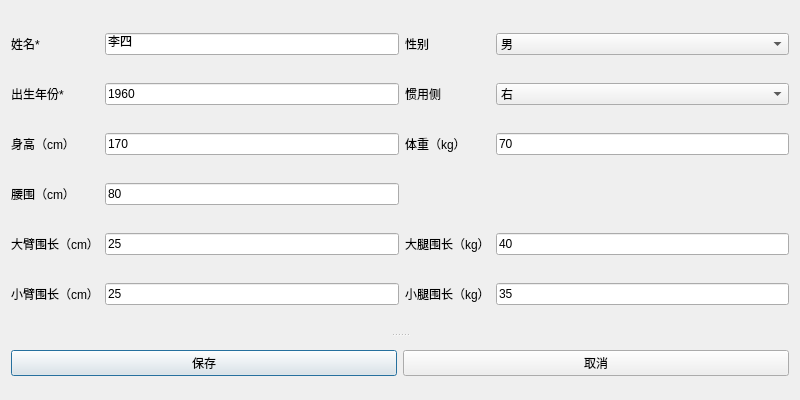
<?xml version="1.0" encoding="UTF-8"?>
<ui version="4.0">
 <class>Dialog</class>
 <widget class="QDialog" name="Dialog">
  <property name="geometry">
   <rect>
    <x>0</x>
    <y>0</y>
    <width>800</width>
    <height>400</height>
   </rect>
  </property>
  <property name="sizePolicy">
   <sizepolicy hsizetype="Fixed" vsizetype="Fixed">
    <horstretch>0</horstretch>
    <verstretch>0</verstretch>
   </sizepolicy>
  </property>
  <property name="minimumSize">
   <size>
    <width>800</width>
    <height>400</height>
   </size>
  </property>
  <property name="maximumSize">
   <size>
    <width>800</width>
    <height>400</height>
   </size>
  </property>
  <property name="windowTitle">
   <string>Dialog</string>
  </property>
  <layout class="QGridLayout" name="gridLayout_2">
   <item row="0" column="0">
    <widget class="QSplitter" name="splitter">
     <property name="sizePolicy">
      <sizepolicy hsizetype="Expanding" vsizetype="Expanding">
       <horstretch>0</horstretch>
       <verstretch>0</verstretch>
      </sizepolicy>
     </property>
     <property name="orientation">
      <enum>Qt::Vertical</enum>
     </property>
     <widget class="QWidget" name="layoutWidget">
      <layout class="QGridLayout" name="gridLayout">
       <item row="1" column="1">
        <widget class="QLineEdit" name="le_year_of_birth">
         <property name="text">
          <string>1960</string>
         </property>
        </widget>
       </item>
       <item row="5" column="2">
        <widget class="QLabel" name="label_13">
         <property name="text">
          <string>小腿围长（kg）</string>
         </property>
        </widget>
       </item>
       <item row="0" column="0">
        <widget class="QLabel" name="label_2">
         <property name="text">
          <string>姓名*</string>
         </property>
        </widget>
       </item>
       <item row="3" column="1">
        <widget class="QLineEdit" name="le_waistline">
         <property name="text">
          <string>80</string>
         </property>
        </widget>
       </item>
       <item row="5" column="3">
        <widget class="QLineEdit" name="le_shank">
         <property name="text">
          <string>35</string>
         </property>
        </widget>
       </item>
       <item row="4" column="3">
        <widget class="QLineEdit" name="le_thigh">
         <property name="text">
          <string>40</string>
         </property>
        </widget>
       </item>
       <item row="2" column="3">
        <widget class="QLineEdit" name="le_weight">
         <property name="text">
          <string>70</string>
         </property>
        </widget>
       </item>
       <item row="1" column="3">
        <widget class="QComboBox" name="cb_handedness">
         <property name="editable">
          <bool>false</bool>
         </property>
         <item>
          <property name="text">
           <string>右</string>
          </property>
         </item>
         <item>
          <property name="text">
           <string>左</string>
          </property>
         </item>
        </widget>
       </item>
       <item row="4" column="1">
        <widget class="QLineEdit" name="le_upperarm">
         <property name="text">
          <string>25</string>
         </property>
        </widget>
       </item>
       <item row="1" column="2">
        <widget class="QLabel" name="label_7">
         <property name="text">
          <string>惯用侧</string>
         </property>
        </widget>
       </item>
       <item row="4" column="2">
        <widget class="QLabel" name="label_11">
         <property name="text">
          <string>大腿围长（kg）</string>
         </property>
        </widget>
       </item>
       <item row="0" column="3">
        <widget class="QComboBox" name="cb_gender">
         <property name="editable">
          <bool>false</bool>
         </property>
         <item>
          <property name="text">
           <string>男</string>
          </property>
         </item>
         <item>
          <property name="text">
           <string>女</string>
          </property>
         </item>
        </widget>
       </item>
       <item row="0" column="2">
        <widget class="QLabel" name="label_3">
         <property name="text">
          <string>性别</string>
         </property>
        </widget>
       </item>
       <item row="1" column="0">
        <widget class="QLabel" name="label_4">
         <property name="text">
          <string>出生年份*</string>
         </property>
        </widget>
       </item>
       <item row="3" column="0">
        <widget class="QLabel" name="label_8">
         <property name="text">
          <string>腰围（cm）</string>
         </property>
        </widget>
       </item>
       <item row="0" column="1">
        <widget class="QLineEdit" name="le_name">
         <property name="text">
          <string>李四</string>
         </property>
        </widget>
       </item>
       <item row="5" column="1">
        <widget class="QLineEdit" name="le_forearm">
         <property name="text">
          <string>25</string>
         </property>
        </widget>
       </item>
       <item row="4" column="0">
        <widget class="QLabel" name="label_10">
         <property name="text">
          <string>大臂围长（cm）</string>
         </property>
        </widget>
       </item>
       <item row="5" column="0">
        <widget class="QLabel" name="label_12">
         <property name="text">
          <string>小臂围长（cm）</string>
         </property>
        </widget>
       </item>
       <item row="2" column="2">
        <widget class="QLabel" name="label_6">
         <property name="text">
          <string>体重（kg）</string>
         </property>
        </widget>
       </item>
       <item row="2" column="0">
        <widget class="QLabel" name="label_5">
         <property name="text">
          <string>身高（cm）</string>
         </property>
        </widget>
       </item>
       <item row="2" column="1">
        <widget class="QLineEdit" name="le_height">
         <property name="text">
          <string>170</string>
         </property>
        </widget>
       </item>
      </layout>
     </widget>
     <widget class="QWidget" name="layoutWidget_2">
      <layout class="QHBoxLayout" name="horizontalLayout">
       <item>
        <widget class="QPushButton" name="save_btn">
         <property name="text">
          <string>保存</string>
         </property>
        </widget>
       </item>
       <item>
        <widget class="QPushButton" name="cancel_btn">
         <property name="enabled">
          <bool>true</bool>
         </property>
         <property name="sizePolicy">
          <sizepolicy hsizetype="Fixed" vsizetype="Fixed">
           <horstretch>0</horstretch>
           <verstretch>0</verstretch>
          </sizepolicy>
         </property>
         <property name="maximumSize">
          <size>
           <width>800</width>
           <height>16777215</height>
          </size>
         </property>
         <property name="text">
          <string>取消</string>
         </property>
        </widget>
       </item>
      </layout>
     </widget>
    </widget>
   </item>
  </layout>
 </widget>
 <resources/>
 <connections/>
</ui>
